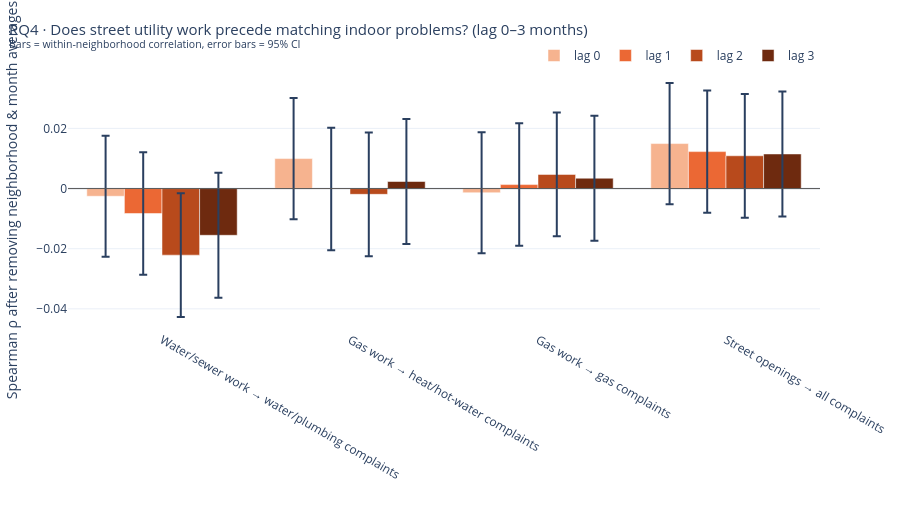

Write notebook code for a chart like this one.
### Markdown cell above
### RQ4. Does utility street work come BEFORE matching indoor problems (0-3 months later) in the same neighborhood?

**Why it matters:** A lead-lag pattern would let HPD anticipate complaint spikes from permits that DOT has already issued.

**Method:** For 4 work-to-problem pairs and lags 0-3 months: remove each neighborhood average and each month average (two-way demeaning), then Spearman correlation. Fisher 95% confidence intervals.

**Chart choice:** Grouped bar chart of correlation by lag with 95% error bars: shows size, direction and uncertainty together.

### Code cell
table, fig, st = A.rq4_lagged_utility_links(integrated)
display(table.pivot(index='pair', columns='lag_months', values='rho').round(3))
display(table[['pair', 'lag_months', 'rho', 'ci_low', 'ci_high', 'p', 'n']])
RESULTS['rq4'] = st
save(fig, 'rq4')

### Figure 1 — Plotly figure (JSON) as saved in the notebook; plotly's stock layout.template omitted (floating-point values rounded to 4 significant figures)
{"data": [{"alignmentgroup": "True", "error_y": {"array": [0.02016, 0.02015, 0.02016, 0.02015], "arrayminus": [0.02016, 0.02016, 0.02016, 0.02016]}, "hovertemplate": "=%{x}<br>Spearman ρ after removing neighborhood & month averages=%{y}<extra></extra>", "legendgroup": "lag 0", "marker": {"color": "#f6b38f", "pattern": {"shape": ""}}, "name": "lag 0", "offsetgroup": "lag 0", "orientation": "v", "showlegend": true, "textposition": "auto", "type": "bar", "x": ["Water/sewer work → water/plumbing complaints", "Gas work → heat/hot-water complaints", "Gas work → gas complaints", "Street openings → all complaints"], "xaxis": "x", "y": [-0.00256, 0.009978, -0.001392, 0.01496], "yaxis": "y"}, {"alignmentgroup": "True", "error_y": {"array": [0.02037, 0.02037, 0.02037, 0.02036], "arrayminus": [0.02036, 0.02037, 0.02037, 0.02037]}, "hovertemplate": "=%{x}<br>Spearman ρ after removing neighborhood & month averages=%{y}<extra></extra>", "legendgroup": "lag 1", "marker": {"color": "#eb6834", "pattern": {"shape": ""}}, "name": "lag 1", "offsetgroup": "lag 1", "orientation": "v", "showlegend": true, "textposition": "auto", "type": "bar", "x": ["Water/sewer work → water/plumbing complaints", "Gas work → heat/hot-water complaints", "Gas work → gas complaints", "Street openings → all complaints"], "xaxis": "x", "y": [-0.008301, -0.000131, 0.00132, 0.01229], "yaxis": "y"}, {"alignmentgroup": "True", "error_y": {"array": [0.02059, 0.02059, 0.02059, 0.02058], "arrayminus": [0.02057, 0.02059, 0.02059, 0.02059]}, "hovertemplate": "=%{x}<br>Spearman ρ after removing neighborhood & month averages=%{y}<extra></extra>", "legendgroup": "lag 2", "marker": {"color": "#b84a1c", "pattern": {"shape": ""}}, "name": "lag 2", "offsetgroup": "lag 2", "orientation": "v", "showlegend": true, "textposition": "auto", "type": "bar", "x": ["Water/sewer work → water/plumbing complaints", "Gas work → heat/hot-water complaints", "Gas work → gas complaints", "Street openings → all complaints"], "xaxis": "x", "y": [-0.02214, -0.001914, 0.004706, 0.01091], "yaxis": "y"}, {"alignmentgroup": "True", "error_y": {"array": [0.02082, 0.02082, 0.02082, 0.02081], "arrayminus": [0.02081, 0.02082, 0.02082, 0.02082]}, "hovertemplate": "=%{x}<br>Spearman ρ after removing neighborhood & month averages=%{y}<extra></extra>", "legendgroup": "lag 3", "marker": {"color": "#6e2a0f", "pattern": {"shape": ""}}, "name": "lag 3", "offsetgroup": "lag 3", "orientation": "v", "showlegend": true, "textposition": "auto", "type": "bar", "x": ["Water/sewer work → water/plumbing complaints", "Gas work → heat/hot-water complaints", "Gas work → gas complaints", "Street openings → all complaints"], "xaxis": "x", "y": [-0.01554, 0.002351, 0.003439, 0.01151], "yaxis": "y"}], "layout": {"barmode": "group", "height": 520, "legend": {"orientation": "h", "title": {"text": ""}, "tracegroupgap": 0, "x": 1, "xanchor": "right", "y": 1.0, "yanchor": "bottom"}, "margin": {"b": 60, "l": 60, "r": 30, "t": 70}, "shapes": [{"line": {"color": "#555", "width": 1}, "type": "line", "x0": 0, "x1": 1, "xref": "x domain", "y0": 0, "y1": 0, "yref": "y"}], "title": {"font": {"size": 15}, "text": "RQ4 · Does street utility work precede matching indoor problems? (lag 0–3 months)<br><sup>Bars = within-neighborhood correlation, error bars = 95% CI</sup>", "x": 0.01, "xanchor": "left"}, "xaxis": {"anchor": "y", "domain": [0.0, 1.0], "title": {"text": ""}}, "yaxis": {"anchor": "x", "domain": [0.0, 1.0], "title": {"text": "Spearman ρ after removing neighborhood & month averages"}}}}
